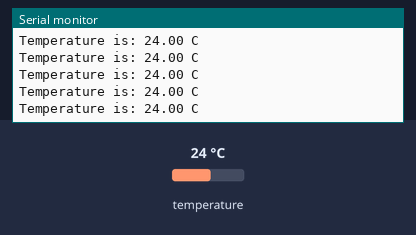
Recording of a sketch running on a simulated Arduino Uno, built with avr-gcc and run on an emulated ATmega328P. Shown: the last lines printed to the serial monitor. Inputs (shaded band) come from the test bench; at power-on: temperature 24 °C.

Above: at 1.2 s.
1.3 s: temperature set to 12 °C
At 1.66 s:
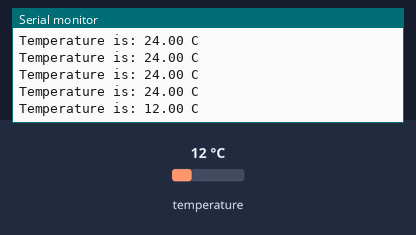
2.8 s: temperature set to 19 °C
At 2.93 s:
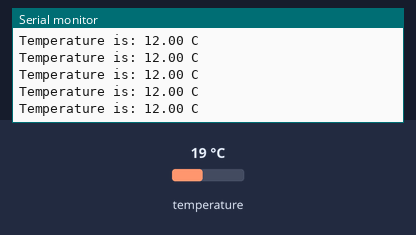
Timing chart, 0 to 5.8 s (numbered marks = the images above; inputs shaded):
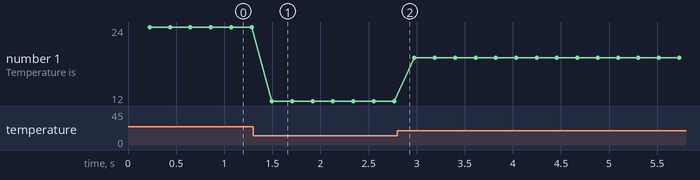

Measured:
- after the input at 1.3 s, the serial monitor: prints a new line after 0.20 s (image 1)
- plotted number 1: 24 → 12 after the input at 1.3 s, 12 → 19 after the input at 2.8 s

The sketch:

ds_temp_no_library.ino
```cpp
#include <OneWire.h>
OneWire ds(10);       // Create an object using pin 10

byte data[9];         // Array for 9 bytes of data we will read
byte addr[8];         // Array to hold the 64 bits of the address
float celsius;        // Our final answer in degrees C

void setup()
{
  Serial.begin(9600); // So we can see the answer!
  ds.search(addr);    // Search for our device // Returns a 1
  ds.reset();         // Resets the bus??
}

void loop()
{
  // Configure
  ds.select(addr);    // Select our devices using its addr
  ds.write(0x4E);     // Write our configuration to the scratch pad
  ds.write(0x00);     // This is the TH alarm - We ain't got one
  ds.write(0x00);     // This is the TL alarm - We ain't got that neither
  ds.write(0x3F);     // Sets to 10-bit resolution; see page 9 of the data sheet!
  ds.write(0x48);     // Copies the contents of the "scratchpad" over to the EEPROM
  ds.reset();         // Reset!

  // Measure and read
  ds.select(addr);    // Select our device (again!)
  ds.write(0x44);     // This initiates a temperature conversion!
  delay(200);         // Let it finish conversion (187.5 ms)
  ds.reset();
  ds.select(addr);    // Select it (yes again!);
  ds.write(0xBE);     // Read the scratchpad

  for(int ii=0; ii<9; ii++)
  {
    data[ii] = ds.read(); // Read the bytes
  }

  // Making Humpty Dumpty. data[1] is most significant byte so shift it over 8
  int16_t raw = (data[1]<<8) | (data[0]);
  // Clear bits 1 and 0 since we are using 10-bit resolution
  raw &= ~0x03;
  // Convert to temperature in Celsius
  celsius = raw/16.0;

  Serial.print("Temperature is: ");
  Serial.print(celsius);
  Serial.println(" C");
}
```
